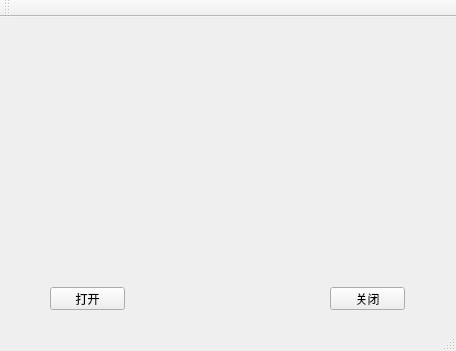
<?xml version="1.0" encoding="UTF-8"?>
<ui version="4.0">
 <class>SendVideo</class>
 <widget class="QMainWindow" name="SendVideo">
  <property name="geometry">
   <rect>
    <x>0</x>
    <y>0</y>
    <width>456</width>
    <height>351</height>
   </rect>
  </property>
  <property name="windowTitle">
   <string>SendVideo</string>
  </property>
  <widget class="QWidget" name="centralWidget">
   <widget class="QPushButton" name="pbOpen">
    <property name="geometry">
     <rect>
      <x>50</x>
      <y>270</y>
      <width>75</width>
      <height>23</height>
     </rect>
    </property>
    <property name="text">
     <string>打开</string>
    </property>
   </widget>
   <widget class="QPushButton" name="pbClose">
    <property name="geometry">
     <rect>
      <x>330</x>
      <y>270</y>
      <width>75</width>
      <height>23</height>
     </rect>
    </property>
    <property name="text">
     <string>关闭</string>
    </property>
   </widget>
   <widget class="QLabel" name="label">
    <property name="geometry">
     <rect>
      <x>0</x>
      <y>0</y>
      <width>451</width>
      <height>241</height>
     </rect>
    </property>
    <property name="text">
     <string/>
    </property>
   </widget>
  </widget>
  <widget class="QMenuBar" name="menuBar">
   <property name="geometry">
    <rect>
     <x>0</x>
     <y>0</y>
     <width>456</width>
     <height>23</height>
    </rect>
   </property>
  </widget>
  <widget class="QToolBar" name="mainToolBar">
   <attribute name="toolBarArea">
    <enum>TopToolBarArea</enum>
   </attribute>
   <attribute name="toolBarBreak">
    <bool>false</bool>
   </attribute>
  </widget>
  <widget class="QStatusBar" name="statusBar"/>
 </widget>
 <layoutdefault spacing="6" margin="11"/>
 <resources/>
 <connections/>
</ui>
